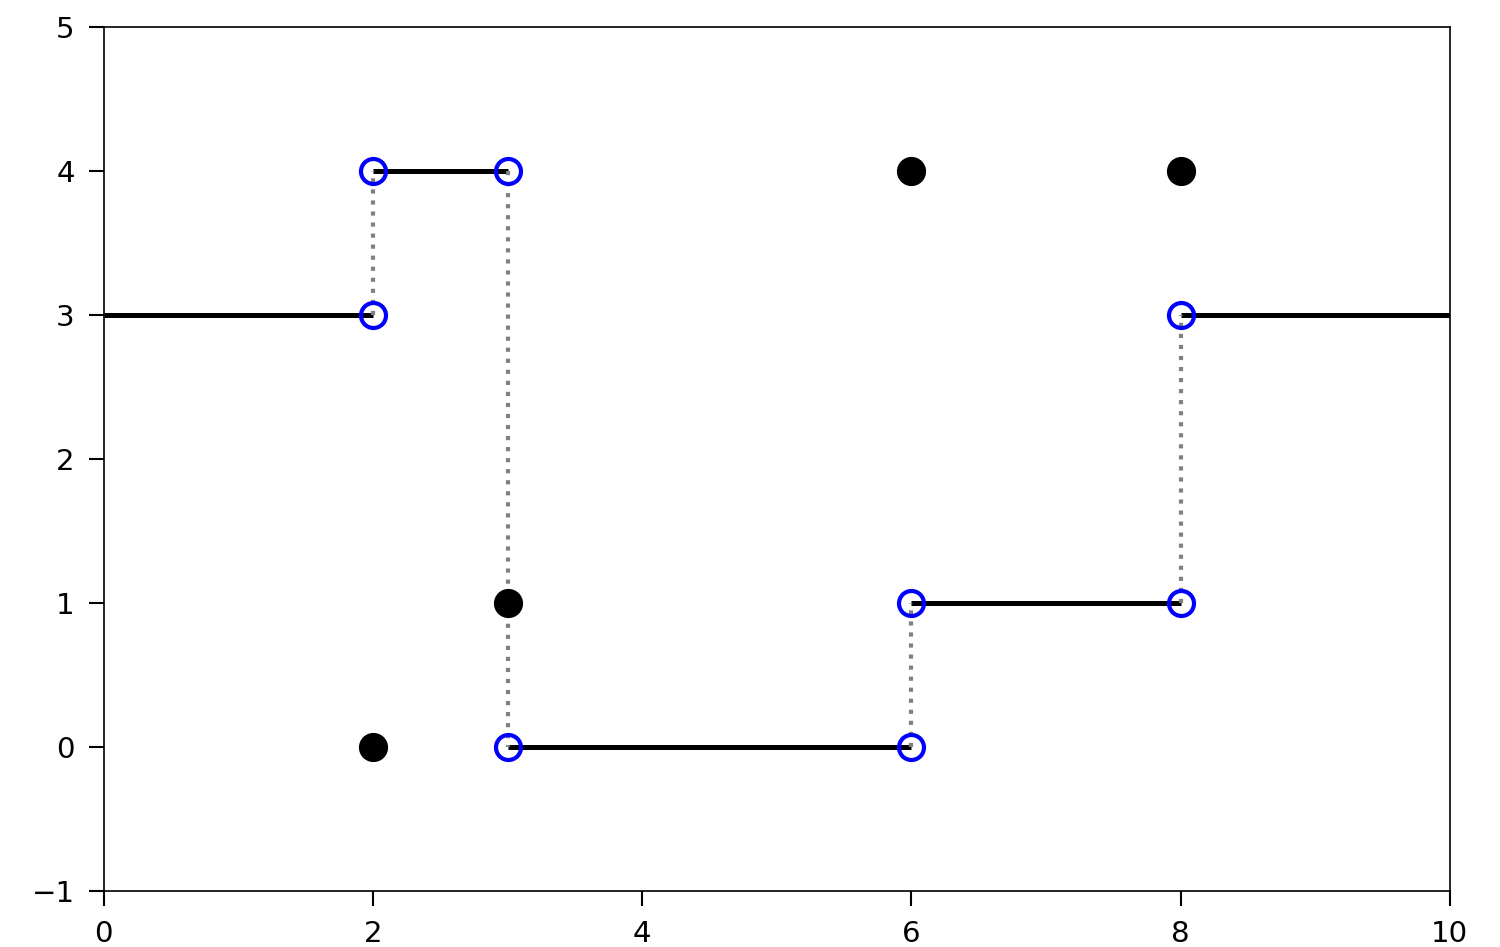

Write the Python code that produced this figure.
import matplotlib.pyplot as plt
import numpy as np
import numpy.random as rand

rand.seed(1)

fig, ax = plt.subplots(nrows=1, 
                       ncols=1,
                       subplot_kw={'xlim':(0,10), 'ylim':(-1,5)},
                       figsize=(5, 5),
                       dpi=300)

points = np.array([0, 2, 3, 6, 8, 10])
noPoints = len(points)
heights = np.random.randint(5, size=noPoints)

# Plot lines between adjecent points in 'points' at varying heights
for x in range(len(points) - 1):
    ax.hlines(heights[x], points[x], points[x+1], linewidth=1.2, linestyle='-', color='k')

# Dotted horizontal lines at the jumps
for i, x in enumerate(points[1:-1]):
    ax.vlines(x, heights[i], heights[i+1], linewidth=1,
              linestyle=':', color='grey')

# Also add a random point for the value of the funtion at x
atx = rand.randint(5, size=(noPoints-2))
ax.plot(points[1:-1], atx, 'ko', fillstyle='full')
ax.plot(points[1:-1], heights[1:-1], 'bo', fillstyle='none') 
ax.plot(points[1:-1], heights[:-2], 'bo', fillstyle='none') 

plt.tight_layout()
plt.show()
